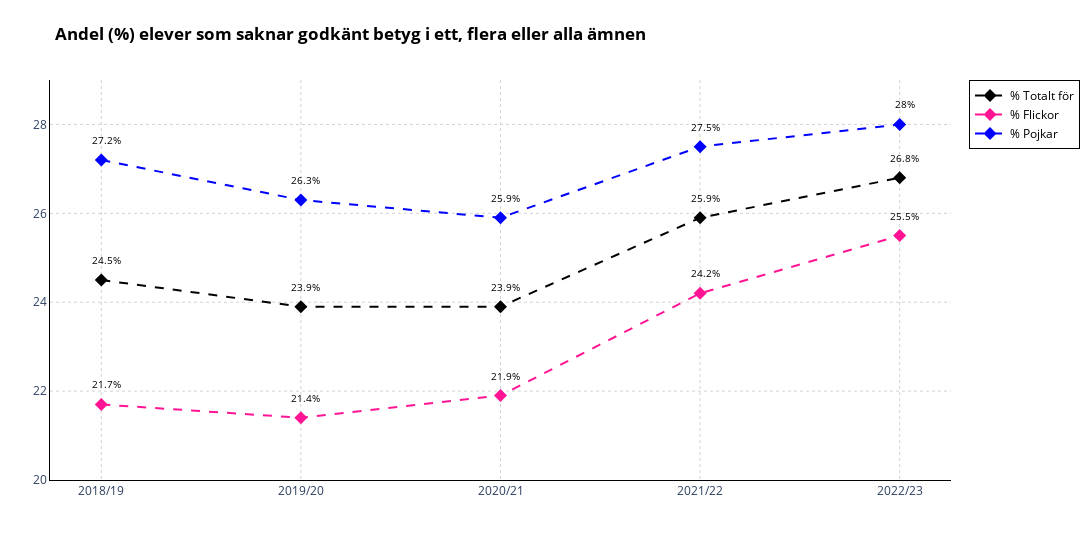

The notebook cell this image was saved under:
### Markdown cell above
--- 
OBS PLOTLY VERSION

### Code cell
import pandas as pd
import plotly.graph_objects as go

df_1b = pd.read_excel("betyg_o_prov_riksnivå.xlsx", sheet_name="Tabell 1B")
data_1b = df_1b.iloc[7:12].copy()

b_columns = [
    "Läsår",
    "Medelvärde 16 ämnen totalt",
    "Medelvärde 16 ämne flickor",
    "Medelvärde 16 ämnen pojkar",
    "Medelvärde 17 ämnen totalt",
    "Medelvärde 17 flickor",
    "Medelvärde 17 pojkar",
    "% Som saknar godkänt",
    "% Flickor",
    "% Pojkar",
]

data_1b.columns = b_columns

fig = go.Figure()

fig.add_trace(
    go.Scatter(
        x=data_1b["Läsår"],
        y=data_1b["% Som saknar godkänt"],
        mode="lines+markers",
        name="% Totalt för",
        line=dict(color="black", dash="dash"),
        marker=dict(symbol="diamond", size=10),
    )
)
fig.add_trace(
    go.Scatter(
        x=data_1b["Läsår"],
        y=data_1b["% Flickor"],
        mode="lines+markers",
        name="% Flickor",
        line=dict(color="deeppink", dash="dash"),
        marker=dict(symbol="diamond", size=10),
    )
)
fig.add_trace(
    go.Scatter(
        x=data_1b["Läsår"],
        y=data_1b["% Pojkar"],
        mode="lines+markers",
        name="% Pojkar",
        line=dict(color="blue", dash="dash"),
        marker=dict(symbol="diamond", size=10),
    )
)

hover_text_tillsammans = [
    f"{year}<br>% Saknar godkänt: {p}%"
    for year, p in zip(data_1b["Läsår"], data_1b["% Som saknar godkänt"])
]
hover_text_flickor = [
    f"{year}<br>% Flickor: {p}%"
    for year, p in zip(data_1b["Läsår"], data_1b["% Flickor"])
]
hover_text_pojkar = [
    f"{year}<br>% Pojkar: {p}%"
    for year, p in zip(data_1b["Läsår"], data_1b["% Pojkar"])
]

fig.data[0].update(text=hover_text_tillsammans, hoverinfo="text")
fig.data[1].update(text=hover_text_flickor, hoverinfo="text")
fig.data[2].update(text=hover_text_pojkar, hoverinfo="text")

# Add annotations above each diamond
for i, row in data_1b.iterrows():
    fig.add_annotation(
        x=row["Läsår"],
        y=row["% Som saknar godkänt"],
        text=f"{row['% Som saknar godkänt']}%",
        showarrow=False,
        font=dict(color="black", size=10),
        xshift=5,
        yshift=20,
    )

for i, row in data_1b.iterrows():
    fig.add_annotation(
        x=row["Läsår"],
        y=row["% Flickor"],
        text=f"{row['% Flickor']}%",
        showarrow=False,
        font=dict(color="black", size=10),
        xshift=5,
        yshift=20,
    )

for i, row in data_1b.iterrows():
    fig.add_annotation(
        x=row["Läsår"],
        y=row["% Pojkar"],
        text=f"{row['% Pojkar']}%",
        showarrow=False,
        font=dict(color="black", size=10),
        xshift=5,
        yshift=20,
    )

fig.update_layout(
    title=dict(
        text="<b>Andel (%) elever som saknar godkänt betyg i ett, flera eller alla ämnen</b>",
        font=dict(color="black"),
    ),
    xaxis=dict(
        showgrid=True,
        showline=True,
        linewidth=1,
        linecolor="black",
        tickmode="linear",
        tick0=0,
        dtick=1,
        gridcolor="lightgray",
        gridwidth=1,
        griddash="dot",
    ),
    yaxis=dict(
        showgrid=True,
        showline=True,
        linewidth=1,
        linecolor="black",
        range=[20, 29],
        dtick=2,
        tickwidth=1,
        tickcolor="black",
        gridcolor="lightgray",
        gridwidth=1,
        griddash="dot",
    ),
    legend=dict(
        font=dict(color="black"), bgcolor="white", bordercolor="black", borderwidth=1
    ),
    plot_bgcolor="white",
    paper_bgcolor="white",
    margin=dict(l=50, r=50, t=80, b=80),
    width=1200,
    hoverlabel=dict(font=dict(color="black"), bgcolor="white"),
)

fig.show()

### Figure 1 — Plotly figure (JSON) as saved in the notebook; plotly's stock layout.template omitted (floating-point values rounded to 4 significant figures)
{"data": [{"hoverinfo": "text", "line": {"color": "black", "dash": "dash"}, "marker": {"size": 10, "symbol": "diamond"}, "mode": "lines+markers", "name": "% Totalt för", "text": ["2018/19<br>% Saknar godkänt: 24.5%", "2019/20<br>% Saknar godkänt: 23.9%", "2020/21<br>% Saknar godkänt: 23.9%", "2021/22<br>% Saknar godkänt: 25.9%", "2022/23<br>% Saknar godkänt: 26.8%"], "type": "scatter", "x": ["2018/19", "2019/20", "2020/21", "2021/22", "2022/23"], "y": [24.5, 23.9, 23.9, 25.9, 26.8]}, {"hoverinfo": "text", "line": {"color": "deeppink", "dash": "dash"}, "marker": {"size": 10, "symbol": "diamond"}, "mode": "lines+markers", "name": "% Flickor", "text": ["2018/19<br>% Flickor: 21.7%", "2019/20<br>% Flickor: 21.4%", "2020/21<br>% Flickor: 21.9%", "2021/22<br>% Flickor: 24.2%", "2022/23<br>% Flickor: 25.5%"], "type": "scatter", "x": ["2018/19", "2019/20", "2020/21", "2021/22", "2022/23"], "y": [21.7, 21.4, 21.9, 24.2, 25.5]}, {"hoverinfo": "text", "line": {"color": "blue", "dash": "dash"}, "marker": {"size": 10, "symbol": "diamond"}, "mode": "lines+markers", "name": "% Pojkar", "text": ["2018/19<br>% Pojkar: 27.2%", "2019/20<br>% Pojkar: 26.3%", "2020/21<br>% Pojkar: 25.9%", "2021/22<br>% Pojkar: 27.5%", "2022/23<br>% Pojkar: 28%"], "type": "scatter", "x": ["2018/19", "2019/20", "2020/21", "2021/22", "2022/23"], "y": [27.2, 26.3, 25.9, 27.5, 28]}], "layout": {"annotations": [{"font": {"color": "black", "size": 10}, "showarrow": false, "text": "24.5%", "x": "2018/19", "xshift": 5, "y": 24.5, "yshift": 20}, {"font": {"color": "black", "size": 10}, "showarrow": false, "text": "23.9%", "x": "2019/20", "xshift": 5, "y": 23.9, "yshift": 20}, {"font": {"color": "black", "size": 10}, "showarrow": false, "text": "23.9%", "x": "2020/21", "xshift": 5, "y": 23.9, "yshift": 20}, {"font": {"color": "black", "size": 10}, "showarrow": false, "text": "25.9%", "x": "2021/22", "xshift": 5, "y": 25.9, "yshift": 20}, {"font": {"color": "black", "size": 10}, "showarrow": false, "text": "26.8%", "x": "2022/23", "xshift": 5, "y": 26.8, "yshift": 20}, {"font": {"color": "black", "size": 10}, "showarrow": false, "text": "21.7%", "x": "2018/19", "xshift": 5, "y": 21.7, "yshift": 20}, {"font": {"color": "black", "size": 10}, "showarrow": false, "text": "21.4%", "x": "2019/20", "xshift": 5, "y": 21.4, "yshift": 20}, {"font": {"color": "black", "size": 10}, "showarrow": false, "text": "21.9%", "x": "2020/21", "xshift": 5, "y": 21.9, "yshift": 20}, {"font": {"color": "black", "size": 10}, "showarrow": false, "text": "24.2%", "x": "2021/22", "xshift": 5, "y": 24.2, "yshift": 20}, {"font": {"color": "black", "size": 10}, "showarrow": false, "text": "25.5%", "x": "2022/23", "xshift": 5, "y": 25.5, "yshift": 20}, {"font": {"color": "black", "size": 10}, "showarrow": false, "text": "27.2%", "x": "2018/19", "xshift": 5, "y": 27.2, "yshift": 20}, {"font": {"color": "black", "size": 10}, "showarrow": false, "text": "26.3%", "x": "2019/20", "xshift": 5, "y": 26.3, "yshift": 20}, {"font": {"color": "black", "size": 10}, "showarrow": false, "text": "25.9%", "x": "2020/21", "xshift": 5, "y": 25.9, "yshift": 20}, {"font": {"color": "black", "size": 10}, "showarrow": false, "text": "27.5%", "x": "2021/22", "xshift": 5, "y": 27.5, "yshift": 20}, {"font": {"color": "black", "size": 10}, "showarrow": false, "text": "28%", "x": "2022/23", "xshift": 5, "y": 28, "yshift": 20}], "hoverlabel": {"bgcolor": "white", "font": {"color": "black"}}, "legend": {"bgcolor": "white", "bordercolor": "black", "borderwidth": 1, "font": {"color": "black"}}, "margin": {"b": 80, "l": 50, "r": 50, "t": 80}, "paper_bgcolor": "white", "plot_bgcolor": "white", "title": {"font": {"color": "black"}, "text": "<b>Andel (%) elever som saknar godkänt betyg i ett, flera eller alla ämnen</b>"}, "width": 1200, "xaxis": {"dtick": 1, "gridcolor": "lightgray", "griddash": "dot", "gridwidth": 1, "linecolor": "black", "linewidth": 1, "showgrid": true, "showline": true, "tick0": 0, "tickmode": "linear"}, "yaxis": {"dtick": 2, "gridcolor": "lightgray", "griddash": "dot", "gridwidth": 1, "linecolor": "black", "linewidth": 1, "range": [20, 29], "showgrid": true, "showline": true, "tickcolor": "black", "tickwidth": 1}}}
